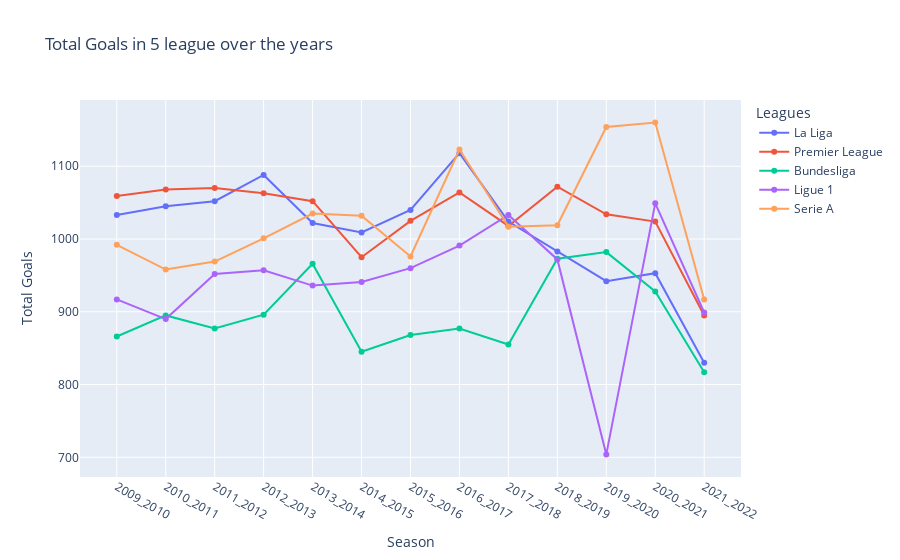

The notebook cell this image was saved under:
### Code cell
fig = go.Figure()
fig.add_scatter(x=laliga_all["Season"], y=laliga_all["Total Goals"], name="La Liga")
fig.add_scatter(x=epl_all["Season"], y=epl_all["Total Goals"], name="Premier League")
fig.add_scatter(x=bundesliga_all["Season"], y=bundesliga_all["Total Goals"], name="Bundesliga")
fig.add_scatter(x=ligue1_all["Season"], y=ligue1_all["Total Goals"], name="Ligue 1")
fig.add_scatter(x=seriea_all["Season"], y=seriea_all["Total Goals"], name="Serie A")
fig.update_layout(
    title="Total Goals in 5 league over the years",
    xaxis_title="Season",
    yaxis_title="Total Goals",
    legend_title="Leagues",
    # font=dict(
    #     family="Courier New, monospace",
    #     size=16,
    #     color="RebeccaPurple"
    # )
)
fig.show()

### Figure 1 — Plotly figure (JSON) as saved in the notebook; plotly's stock layout.template omitted (floating-point values rounded to 4 significant figures)
{"data": [{"name": "La Liga", "type": "scatter", "x": ["2009_2010", "2010_2011", "2011_2012", "2012_2013", "2013_2014", "2014_2015", "2015_2016", "2016_2017", "2017_2018", "2018_2019", "2019_2020", "2020_2021", "2021_2022"], "y": [1033, 1045, 1052, 1088, 1022, 1009, 1040, 1118, 1024, 983, 942, 953, 830]}, {"name": "Premier League", "type": "scatter", "x": ["2009_2010", "2010_2011", "2011_2012", "2012_2013", "2013_2014", "2014_2015", "2015_2016", "2016_2017", "2017_2018", "2018_2019", "2019_2020", "2020_2021", "2021_2022"], "y": [1059, 1068, 1070, 1063, 1052, 975, 1025, 1064, 1018, 1072, 1034, 1024, 895]}, {"name": "Bundesliga", "type": "scatter", "x": ["2009_2010", "2010_2011", "2011_2012", "2012_2013", "2013_2014", "2014_2015", "2015_2016", "2016_2017", "2017_2018", "2018_2019", "2019_2020", "2020_2021", "2021_2022"], "y": [866, 895, 877, 896, 966, 845, 868, 877, 855, 973, 982, 928, 817]}, {"name": "Ligue 1", "type": "scatter", "x": ["2009_2010", "2010_2011", "2011_2012", "2012_2013", "2013_2014", "2014_2015", "2015_2016", "2016_2017", "2017_2018", "2018_2019", "2019_2020", "2020_2021", "2021_2022"], "y": [917, 890, 952, 957, 936, 941, 960, 991, 1033, 972, 704, 1049, 899]}, {"name": "Serie A", "type": "scatter", "x": ["2009_2010", "2010_2011", "2011_2012", "2012_2013", "2013_2014", "2014_2015", "2015_2016", "2016_2017", "2017_2018", "2018_2019", "2019_2020", "2020_2021", "2021_2022"], "y": [992, 958, 969, 1001, 1035, 1032, 976, 1123, 1017, 1019, 1154, 1160, 917]}], "layout": {"autosize": true, "legend": {"title": {"text": "Leagues"}}, "title": {"text": "Total Goals in 5 league over the years"}, "xaxis": {"autorange": true, "range": [-0.7627, 12.76], "title": {"text": "Season"}, "type": "category"}, "yaxis": {"autorange": true, "range": [666, 1198], "title": {"text": "Total Goals"}, "type": "linear"}}}
